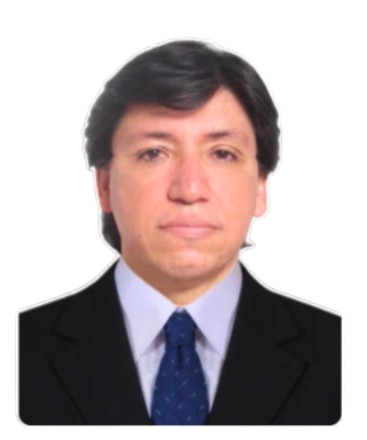
#> input picture images/pedro2.png, 367 x 440 px
$ jupyter execute --allow-errors generador.ipynb
#> lines starting #> are read from the running program, lines starting #| are printed output that depends on the picture; after the words box and inside, x2 and y2 are one past the last pixel; in counts of white or black regions, pixels touching at a corner belong together
[cell 1]
from PIL import Image
import matplotlib.pyplot as plt

def floyd_steinberg_halftone(image_path, output_path):
    """
    Aplica el tramado por difusión de error de Floyd-Steinberg a una imagen.
    """
#> called with image_path = 'images/pedro2.png', output_path = 'images/generadas/imagen1_fs.png'
    try:
        img = Image.open(image_path).convert('L')
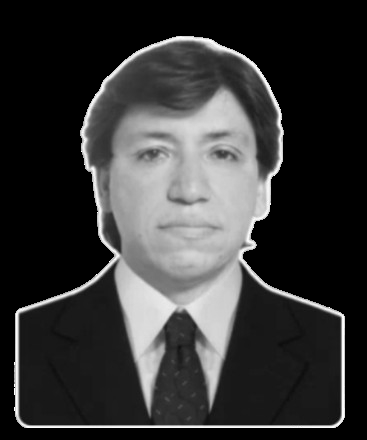
#> img: PIL image 367x440 L; min 0, max 255, mean 54.9
    except FileNotFoundError:
        print(f"Error: No se encontró el archivo en '{image_path}'")
        return

    # Usa el método 'dither' con el algoritmo FLOYDSTEINBERG
    binary_img = img.convert('1', dither=Image.FLOYDSTEINBERG)
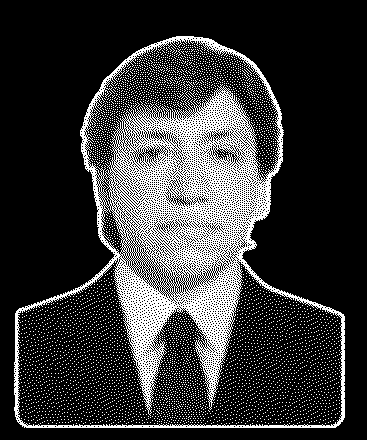
#> binary_img: PIL image 367x440 1; 21.6% white in thin lines or dots, all inside (x1, y1, x2, y2) = (14, 36, 345, 428)

    try:
        binary_img.save(output_path)
        print(f"✅ Tramado Floyd-Steinberg guardado en '{output_path}'")
    except Exception as e:
        print(f"Error al guardar: {e}")

# --- Ejemplo de uso ---
input_image = "images/pedro2.png" # Puedes usar una imagen a color, se convertirá a escala de grises internamente
output_image_fs = "images/generadas/imagen1_fs.png"
floyd_steinberg_halftone(input_image, output_image_fs)

# Mostrar resultado
plt.imshow(Image.open(output_image_fs), cmap='gray')
plt.title("Tramado Floyd-Steinberg")
plt.axis('off')
plt.show()
